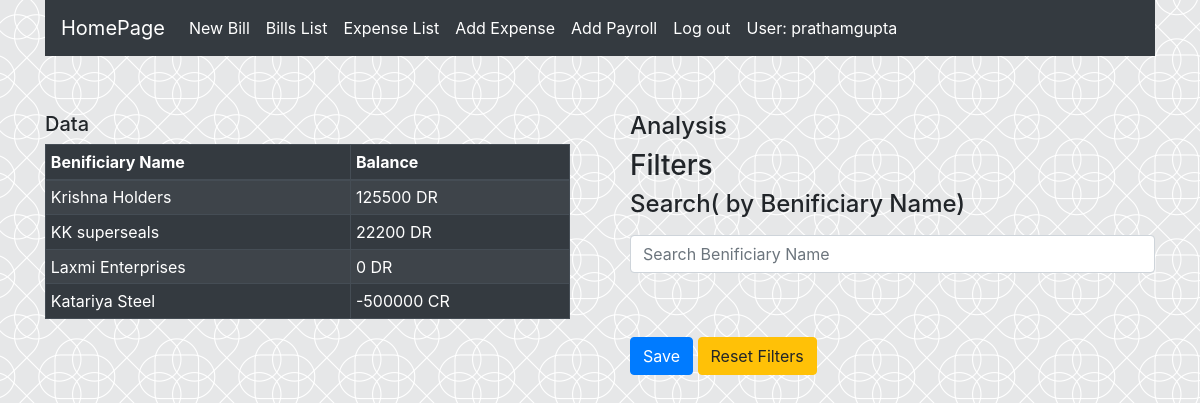
Page /benificiary_list/ (signed in) on the committed database.
### manager_app/models.py (models this page shows, shortened)
class Add_benificiary_name(models.Model):
    Benificiary_Name = models.CharField(max_length=100,unique=True)
    Benificiary_address = models.CharField(max_length=200,blank=True,null=True)
    Benificary_GST_Number  = models.CharField(max_length=25,blank=True,null=True,unique=True)
    Benificiary_AC_number = models.DecimalField(default=0000000000,decimal_places=0,max_digits=20,null=True)
    Benificiary_Bank = models.CharField(max_length=100)
    Benificiary_ph_no = models.DecimalField(decimal_places=0,max_digits=10)
    balance = models.DecimalField(max_digits=20,decimal_places=0,null=True)
    class Meta:
        verbose_name_plural = "5. Benificiary Names"
    def tag_balance(self):
        if self.balance >=0:
            status = "DR"
        else:
            status = 'CR'
        return f"{self.balance} {status}"
    tag_balance.short_description = 'Total Balance'
    @staticmethod
    def filters_data(request,queryset):
        search_name = request.GET.get('search_name',None)
        queryset = queryset.filter(Benificiary_Name__icontains=search_name) if search_name else queryset
        return queryset

### manager_app/views.py (the view)
# urls.py: url(r'benificiary_list/$',views.BenificiaryListView.as_view(),name='benificiary_list')
class BenificiaryListView(LRM,ListView):
    login_url = '/login/'
    template_name = 'benificiary_list.html'
    model = Add_benificiary_name
    def get_context_data(self,**kwargs):
        context = super(BenificiaryListView,self).get_context_data(**kwargs)
        search_name = self.request.GET.get('search_name',None)
        context.update(locals())
        return context
    def get_queryset(self):
        queryset = Add_benificiary_name.objects.all()
        queryset = Add_benificiary_name.filters_data(self.request, queryset)
        return queryset

### manager_app/templates/manager_app/benificiary_list.html (shortened to what this page needs)
{% extends 'manager_app/base.html' %}
{% block content %}
<div class='container-fluid'>
    <div class=row>
    </div>
    <br>
    <div class="row">
        <div class="col">
            <div class='container'>
            <h5>Data</h5>
            <table class="table table-bordered table-striped table-dark table-hover table-sm">
                <thead>
                    <tr>
                        <th>Benificiary Name</th>
                        <th>Balance</th>
                    </tr>
                </thead>
                <tbody>
                    {% for bill in object_list %}
                    <tr class = "table-row" data-href=" ">
                        <td>{{ bill.Benificiary_Name }}</td>
                        <td>{{ bill.tag_balance }}</td>
                    </tr>
                    {% empty %}
                    <tr></tr>
                {% endfor %}
            </tbody>
        </table>
    </div>
    </div>
    <div class="col">
        <div class='container'>
        <h4>Analysis</h4>
        <h3>Filters</h3>
        <form method='get'>
            <div class='form-group'>
                <label for="search_name"><h4>Search( by Benificiary Name)</h4></label>
                <input class = 'form-control'
                name = 'search_name'
                {% if search_name %}
                value = '{{ search_name }}' placeholder="Search Benificiary Name"
                {% else %}
                placeholder="Search Benificiary Name"
                {% endif %}>
            </div>
            <br>
            <br>
            <button type="submit" class="btn btn-primary">Save</button>
                <a href="{{ request.path }}" class="btn btn-warning">Reset Filters</a>
        </form>
    </div>
    </div>
</div>
</div>
{%  endblock %}

### manager_app/templates/manager_app/navbar.html (shortened to what this page needs)
  <nav class="navbar navbar-expand-lg navbar-dark bg-dark" style="background-color: #e3f2fd;">
       <a class = 'navbar-brand' href="{% url 'manager_app:home' %}">HomePage</a>
      <div class="collapse navbar-collapse" id="navbarNavAltMarkup">
    <div class="navbar-nav">
        {% if user.is_authenticated %}
          <a class="nav-item nav-link active" href="{% url 'manager_app:bill_create' %}" >New Bill</a>
          <a class="nav-item nav-link active" href="{% url 'manager_app:bills_view' %}" >Bills List</a>
          <a class="nav-item nav-link active" href="{% url 'manager_app:expense_list' %}" >Expense List</a>
          <a class="nav-item nav-link active" href="{% url 'manager_app:expense_create' %}" >Add Expense</a>
          <a class="nav-item nav-link active" href="{% url 'manager_app:add_payroll' %}" >Add Payroll</a>
           <a class="nav-item nav-link active"  href="{% url 'logout' %}" >Log out</a>
          <a class="nav-item nav-link active" >User: {{ user.username }}</a>
          {% else %}
       <a class="nav-item nav-link active" href="{% url 'login' %}" ><span class="glyphicon glyphicon-user"></span></a>
        {% endif %}
  </div>
  </div>
</nav>

### manager_app/static/css/manager_app.css (style rules this page uses)
body { background-image: url("/static/images/image2.jpg"); background-repeat: repeat; }

### rows in the picture
Add_benificiary_name: Benificiary_Name "Krishna Holders", tag_balance "125500 DR"
Add_benificiary_name: Benificiary_Name "KK superseals", tag_balance "22200 DR"
Add_benificiary_name: Benificiary_Name "Laxmi Enterprises", tag_balance "0 DR"
Add_benificiary_name: Benificiary_Name "Katariya Steel", tag_balance "-500000 CR"

### other values in the picture
{{ user.username }} "prathamgupta"
